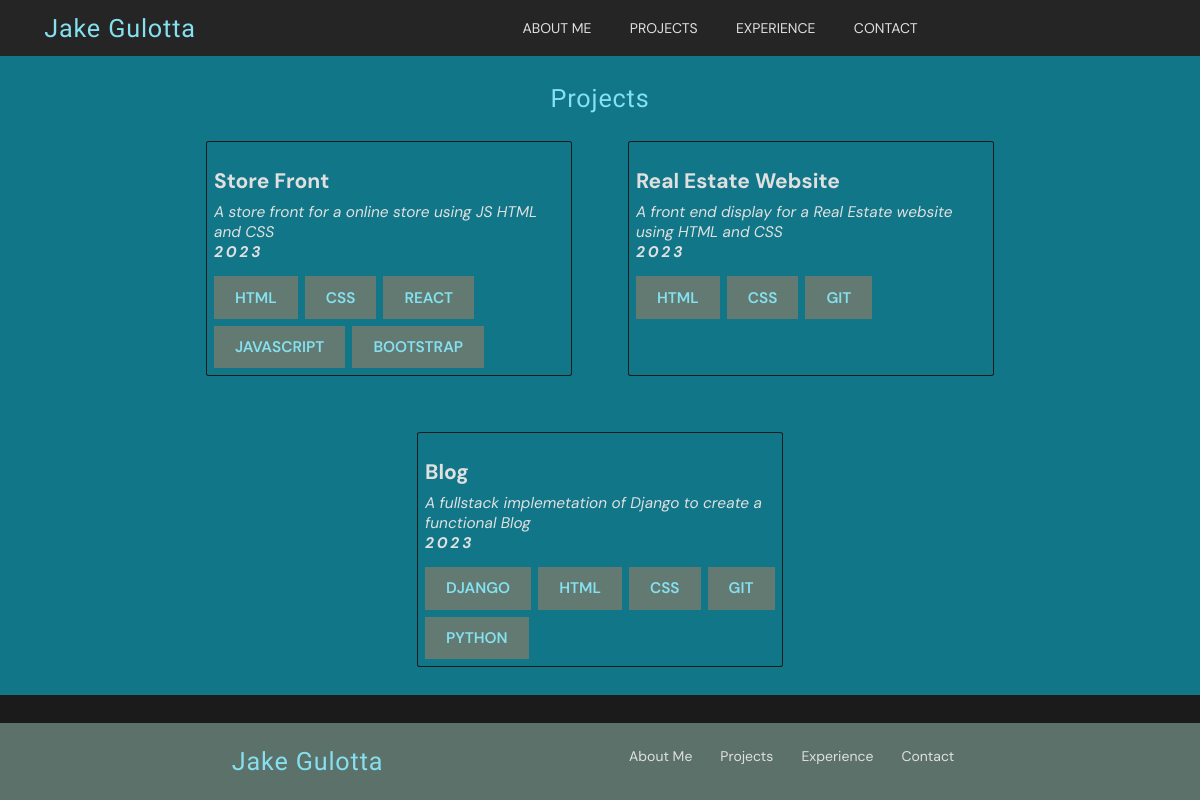
/projects/, run on the app's committed database.
### projects/models.py (models this page shows, shortened)
class Project(models.Model):
    name = models.CharField(max_length=225)
    description = models.TextField()
    year = models.IntegerField()
    img = models.ImageField(upload_to='projects_images/')
    repository = models.URLField()
    technologies = models.ManyToManyField(Tech)

class Tech(models.Model):
    name = models.CharField(max_length=100)

### projects/views.py (the view)
# urls.py: path('', views.project_list, name='projects_list'),
def project_list(request):
    projects = Project.objects.all()
    return render(request, 'projects/projects_list.html', {'projects': projects})

### templates/projects/projects_list.html (shortened to what this page needs)
{% extends 'base.html' %}
{% load static %}
{% block content %}
<section id="projects" class="projects-section center">
    <h2>Projects</h2>
    <div id="projects-list">
        {% for project in projects %}
        <div class="project-card">
            <a href="{{project.repository}}" target="_blank">
                <p>{{project.name}}</p>
                <p>{{project.description}}</p>
                <p>{{project.year}}</p>
                <div class="technologies center">
                    {% for tech in project.technologies.all %}
                    <label>{{tech.name}}</label>
                    {% endfor %}
                </div>
            </a>
        </div>
        {% endfor %}
    </div>
</section>
{% endblock content %}

### static/css/base.css (style rules this page uses)
:root { --primary-color: #85E0F0; --primary-color-100: #D2F3F9; --primary-color-700: #117688; --secondary-color: #627A71; --secondary-color-600: #5B7169; --secondary-color-900: #171C1A; --neutral-color: #e0e0e0; --background-color: #1b1b1b; --surface-color: #252525; --lobster-font: 'Lobster', sans-serif; --sans-font: 'DM Sans', sans-serif; }
.center { display: flex; justify-content: center; align-items: center; }
a { text-decoration: none; }
html { font-size: 14px; background-color: var(--background-color); }
* { font-family: var(--sans-font); margin: 0px; padding: 0px; }
body { height: 100vh; display: flex; flex-direction: column; justify-content: space-between; }
h2 { color: var(--primary-color); font-family: var(--lobster-font); font-weight: 400; letter-spacing: 0.06rem; font-size: 1.8rem; }
p { color: var(--neutral-color); font-size: 1.1rem; }

### static/css/sections.css (style rules this page uses)
.skills label, .technologies label { cursor: initial; color: var(--primary-color); background-color: var(--secondary-color); font-size: 1.1rem; text-transform: uppercase; padding: 0.8rem 1.5rem; font-weight: 600; }
.projects-section { flex-direction: column; padding: 2rem; background-color: var(--primary-color-700); }
.project-card { border-radius: 1%; display: flex; flex-wrap: wrap; padding: .5rem; width: 25rem; border: 1px solid var(--secondary-color-900); }
.technologies { justify-content: flex-start; gap: 0.5rem; flex-wrap: wrap; margin-top: 0.5rem; }
a p:nth-child(2), .experience-card p:nth-child(1) { font-size: 1.5rem; font-weight: bolder; margin-bottom: 0.5rem; }
a p:nth-child(3), .experience-card p:nth-child(2) { font-style: italic; }
a p:nth-child(4), .experience-card p:nth-child(4) { font-style: italic; font-weight: bolder; letter-spacing: 0.2rem; margin-bottom: 1rem; }
#projects-list { margin-top: 2rem; display: flex; flex-wrap: wrap; justify-content: center; width: 100%; gap: 4rem; }

### data on the page
Project: name "Store Front", description "A store front for a online store using JS HTML and CSS", year "2023"
Tech: name "HTML"
Tech: name "CSS"
Tech: name "REACT"
Tech: name "JAVASCRIPT"
Tech: name "BOOTSTRAP"
Project: name "Real Estate Website", description "A front end display for a Real Estate website using HTML and CSS", year "2023"
Tech: name "GIT"
Project: name "Blog", description "A fullstack implemetation of Django to create a functional Blog", year "2023"
Tech: name "DJANGO"
Tech: name "PYTHON"
